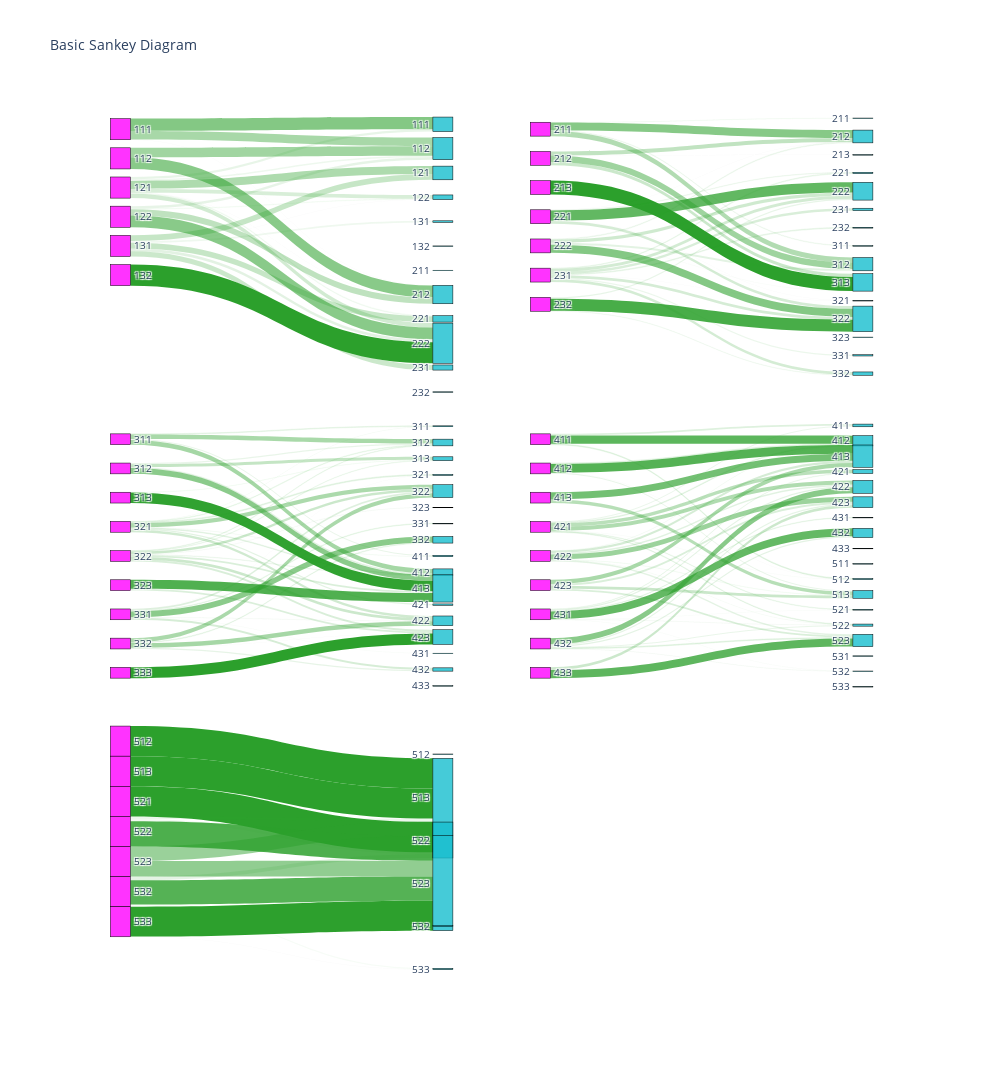

This figure's notebook cell:
### Code cell
import numpy
import pandas
import plotly.graph_objects as go
from plotly.tools import make_subplots
import plotly.graph_objs as go
import plotly.offline as offline
import plotly.tools as tools

offline.init_notebook_mode(connected = True)

#fig = make_subplots(rows=1, cols=2)
#pply(fig)


# read in the data to a dataframe
data_path = 'C:/Costa_Rica/EFT/Landsat7/EFT_2001_2017_correspondence_table_NP_based_national_scale_percentages.xlsx'
df1 = pandas.read_excel(
    data_path,
    sheet_name='EFT_correspondence_table_NP_new',
    index_col=0  # use the first column as the row index
)

df1 = df1.sort_index(axis=1)
for i in range(5):

    #print(i*9)
    #print((i+1)*9)
    df = df1[i*9: (i+1)*9]
    #df = df1
    source_names = list(df.index.values)   # a list of the values in the first column
    print(source_names)
    target_names = list(df.columns.values)  # a list of the values in the first row
    print(target_names)

    # make all the source labels pink, and all the target labels blue
    source_colors = ['rgba(255, 0, 255, 0.8)' for _ in source_names]
    target_colors = ['rgba(23, 190, 207, 0.8)' for _ in target_names]
    label_colors = source_colors + target_colors

    # put all the source names and target names together in a list
    labels = source_names + target_names
    # this is the index where the target names start
    targets_start_index = len(source_names)

    sources = []
    targets = []
    values = []

    # iterate over the rows in the dataframe in order
    for source_index, (source, row) in enumerate(df.iterrows()):
        # source is a string
        # row is a pandas Series that we can iterate over
        for target_index, (target, value) in enumerate(row.iteritems()):
            # target is a string
            # value is the number in the cell or NaN
            if not numpy.isnan(value):  # don't include NaN cells
                # append the index, not the name. e.g. 0 instead of NP_CR_EFT111
                sources.append(source_index)
                targets.append(target_index + targets_start_index)
                values.append(value)

     # you can also do cool things with the colors, as an example:
    # the fourth value of RGBA color is the opacity (0-1)
    # you can use the value (the link width) to scale the opacity
    link_colors = [f'rgba(44, 160, 44, {value})' for value in values]
    link_colors = ['rgba(44, 160, 44, {:.5f})'.format(value) for value in values]

        # print out all orginal labels source, target, value pairs
    for s, t, v in zip(sources, targets, values):
        print(s, t, v)
    #print(len(labels))
    #print(len(sources))



    if i == 0:
         #fig.append_trace(go.Sankey(
        trace1 = go.Sankey(
            node=dict(
                pad=15,
                thickness=20,
                line=dict(color="black", width=0.5),
                label=labels,
                color=label_colors
            ),
            link=dict(
              source=sources,
              target=targets,
              value=values,
              color=link_colors
            ),
            domain={
            'x': [0, 0.48],
            'y': [0.68, 1.0]
            })
        print('i=1')
        print(len(sources))
        trace1.node.x = [0.1] * 6 + [0.9] * 12
        trace1.node.y = [0.1 * j for j in range(1, 7)] + [1/12 * (j + 1) for j in range(12)]

    if i == 1:
        #fig.append_trace(go.Sankey(
        trace2 = go.Sankey(
            node=dict(
                pad=15,
                thickness=20,
                line=dict(color="black", width=0.5),
                label=labels,
                color=label_colors
            ),
            link=dict(
              source=sources,
              target=targets,
              value=values,
              color=link_colors
            ),
             domain={
            'x': [0.5, 0.98],
            #'x': [0, 0.45],
            'y': [0.68, 1.0]
            })
        trace2.node.x = [0.1] * 7 + [0.9] * 16  
        trace2.node.y = [0.1 * j for j in range(1, 8)] + [1/16 * (j + 1) for j in range(16)]
    
    if i == 2:
        #fig.append_trace(go.Sankey(
        trace3 = go.Sankey(
            node=dict(
                pad=15,
                thickness=20,
                line=dict(color="black", width=0.5),
                label=labels,
                color=label_colors
            ),
            link=dict(
              source=sources,
              target=targets,
              value=values,
              color=link_colors
            ),
             domain={
            'x': [0, 0.48],
            'y': [0.34, 0.66]
            })
        print(len(sources))
        trace3.node.x = [0.1] * 9 + [0.9] * 18
        trace3.node.y = [0.1 * j for j in range(1, 10)]+ [1/18 * j for j in range(1, 18)]
    
    if i == 3:
        #fig.append_trace(go.Sankey(
        trace4 = go.Sankey(
            node=dict(
                pad=15,
                thickness=20,
                line=dict(color="black", width=0.5),
                label=labels,
                color=label_colors
            ),
            link=dict(
              source=sources,
              target=targets,
              value=values,
              color=link_colors
            ),
             domain={
            'x': [0.5, 0.98],
            'y': [0.34, 0.66]
            })
        print(len(sources))
        trace4.node.x = [0.1] * 9 + [0.9] * 19
        trace4.node.y = [0.1 * j for j in range(1, 10)]+ [1/19 * j for j in range(1, 19)]
    if i == 4:
       #fig.append_trace(go.Sankey(
        trace5 = go.Sankey(
            node=dict(
                pad=15,
                thickness=20,
                line=dict(color="black", width=0.5),
                label=labels,
                color=label_colors
            ),
            link=dict(
              source=sources,
              target=targets,
              value=values,
              color=link_colors
            ),
             domain={
            'x': [0, 0.48],
            'y': [0, 0.33]
            })
        print(len(sources))
        trace5.node.x = [0.1] * 7 + [0.9] * 7
        trace5.node.y = [0.1 * j for j in range(1, 8)]+ [1/7 * j for j in range(1, 7)]


data = [trace1, trace2, trace3, trace4, trace5]
#data = trace5

layout =  go.Layout(
        title = "Basic Sankey Diagram",
        autosize=False,
        width=1000,
        height=1500,
        font = dict(
          size = 10
    )
)

fig = go.Figure(data=data, layout=layout)
offline.iplot(fig)
fig.write_image("C:/Costa_Rica/EFT/Landsat7/Sankey_Diagram_from_National_Local_PC_1_2_5_new.svg")
fig.write_image("C:/Costa_Rica/EFT/Landsat7/Sankey_Diagram_from_National_Local_2001_2017.jpeg")

### Figure 1 — Plotly figure (JSON) as saved in the notebook; plotly's stock layout.template omitted (floating-point values rounded to 4 significant figures)
{"data": [{"domain": {"x": [0, 0.48], "y": [0.68, 1]}, "link": {"color": ["rgba(44, 160, 44, 0.58152)", "rgba(44, 160, 44, 0.41155)", "rgba(44, 160, 44, 0.00052)", "rgba(44, 160, 44, 0.00642)", "rgba(44, 160, 44, 0.44329)", "rgba(44, 160, 44, 0.55671)", "rgba(44, 160, 44, 0.10550)", "rgba(44, 160, 44, 0.07927)", "rgba(44, 160, 44, 0.37856)", "rgba(44, 160, 44, 0.18254)", "rgba(44, 160, 44, 0.00027)", "rgba(44, 160, 44, 0.00688)", "rgba(44, 160, 44, 0.03705)", "rgba(44, 160, 44, 0.20993)", "rgba(44, 160, 44, 0.11471)", "rgba(44, 160, 44, 0.02622)", "rgba(44, 160, 44, 0.30078)", "rgba(44, 160, 44, 0.55830)", "rgba(44, 160, 44, 0.26843)", "rgba(44, 160, 44, 0.00975)", "rgba(44, 160, 44, 0.07525)", "rgba(44, 160, 44, 0.00002)", "rgba(44, 160, 44, 0.26626)", "rgba(44, 160, 44, 0.13420)", "rgba(44, 160, 44, 0.24241)", "rgba(44, 160, 44, 0.00368)", "rgba(44, 160, 44, 0.00208)", "rgba(44, 160, 44, 0.99792)"], "source": [0, 0, 0, 0, 1, 1, 3, 3, 3, 3, 3, 3, 3, 3, 4, 4, 4, 4, 6, 6, 6, 6, 6, 6, 6, 6, 7, 7], "target": [9, 10, 18, 19, 10, 19, 9, 10, 12, 13, 18, 19, 21, 22, 10, 13, 19, 22, 12, 13, 15, 16, 21, 22, 24, 25, 13, 22], "value": [0.5815, 0.4115, 0.0005171, 0.006417, 0.4433, 0.5567, 0.1055, 0.07927, 0.3786, 0.1825, 0.0002674, 0.006882, 0.03705, 0.2099, 0.1147, 0.02622, 0.3008, 0.5583, 0.2684, 0.009752, 0.07525, 1.868e-05, 0.2663, 0.1342, 0.2424, 0.003678, 0.002081, 0.9979]}, "node": {"color": ["rgba(255, 0, 255, 0.8)", "rgba(255, 0, 255, 0.8)", "rgba(255, 0, 255, 0.8)", "rgba(255, 0, 255, 0.8)", "rgba(255, 0, 255, 0.8)", "rgba(255, 0, 255, 0.8)", "rgba(255, 0, 255, 0.8)", "rgba(255, 0, 255, 0.8)", "rgba(255, 0, 255, 0.8)", "rgba(23, 190, 207, 0.8)", "rgba(23, 190, 207, 0.8)", "rgba(23, 190, 207, 0.8)", "rgba(23, 190, 207, 0.8)", "rgba(23, 190, 207, 0.8)", "rgba(23, 190, 207, 0.8)", "rgba(23, 190, 207, 0.8)", "rgba(23, 190, 207, 0.8)", "rgba(23, 190, 207, 0.8)", "rgba(23, 190, 207, 0.8)", "rgba(23, 190, 207, 0.8)", "rgba(23, 190, 207, 0.8)", "rgba(23, 190, 207, 0.8)", "rgba(23, 190, 207, 0.8)", "rgba(23, 190, 207, 0.8)", "rgba(23, 190, 207, 0.8)", "rgba(23, 190, 207, 0.8)", "rgba(23, 190, 207, 0.8)", "rgba(23, 190, 207, 0.8)", "rgba(23, 190, 207, 0.8)", "rgba(23, 190, 207, 0.8)", "rgba(23, 190, 207, 0.8)", "rgba(23, 190, 207, 0.8)", "rgba(23, 190, 207, 0.8)", "rgba(23, 190, 207, 0.8)", "rgba(23, 190, 207, 0.8)", "rgba(23, 190, 207, 0.8)", "rgba(23, 190, 207, 0.8)", "rgba(23, 190, 207, 0.8)", "rgba(23, 190, 207, 0.8)", "rgba(23, 190, 207, 0.8)", "rgba(23, 190, 207, 0.8)", "rgba(23, 190, 207, 0.8)", "rgba(23, 190, 207, 0.8)", "rgba(23, 190, 207, 0.8)", "rgba(23, 190, 207, 0.8)", "rgba(23, 190, 207, 0.8)", "rgba(23, 190, 207, 0.8)", "rgba(23, 190, 207, 0.8)", "rgba(23, 190, 207, 0.8)", "rgba(23, 190, 207, 0.8)", "rgba(23, 190, 207, 0.8)", "rgba(23, 190, 207, 0.8)", "rgba(23, 190, 207, 0.8)", "rgba(23, 190, 207, 0.8)"], "label": [111, 112, 113, 121, 122, 123, 131, 132, 133, 111, 112, 113, 121, 122, 123, 131, 132, 133, 211, 212, 213, 221, 222, 223, 231, 232, 233, 311, 312, 313, 321, 322, 323, 331, 332, 333, 411, 412, 413, 421, 422, 423, 431, 432, 433, 511, 512, 513, 521, 522, 523, 531, 532, 533], "line": {"color": "black", "width": 0.5}, "pad": 15, "thickness": 20, "x": [0.1, 0.1, 0.1, 0.1, 0.1, 0.1, 0.9, 0.9, 0.9, 0.9, 0.9, 0.9, 0.9, 0.9, 0.9, 0.9, 0.9, 0.9], "y": [0.1, 0.2, 0.3, 0.4, 0.5, 0.6, 0.08333, 0.1667, 0.25, 0.3333, 0.4167, 0.5, 0.5833, 0.6667, 0.75, 0.8333, 0.9167, 1]}, "type": "sankey"}, {"domain": {"x": [0.5, 0.98], "y": [0.68, 1]}, "link": {"color": ["rgba(44, 160, 44, 0.02535)", "rgba(44, 160, 44, 0.56620)", "rgba(44, 160, 44, 0.04225)", "rgba(44, 160, 44, 0.36620)", "rgba(44, 160, 44, 0.29254)", "rgba(44, 160, 44, 0.00754)", "rgba(44, 160, 44, 0.45527)", "rgba(44, 160, 44, 0.24464)", "rgba(44, 160, 44, 1.00000)", "rgba(44, 160, 44, 0.00058)", "rgba(44, 160, 44, 0.00837)", "rgba(44, 160, 44, 0.03814)", "rgba(44, 160, 44, 0.74152)", "rgba(44, 160, 44, 0.00105)", "rgba(44, 160, 44, 0.00500)", "rgba(44, 160, 44, 0.00827)", "rgba(44, 160, 44, 0.19706)", "rgba(44, 160, 44, 0.05215)", "rgba(44, 160, 44, 0.00001)", "rgba(44, 160, 44, 0.22468)", "rgba(44, 160, 44, 0.13129)", "rgba(44, 160, 44, 0.01093)", "rgba(44, 160, 44, 0.57984)", "rgba(44, 160, 44, 0.00109)", "rgba(44, 160, 44, 0.05315)", "rgba(44, 160, 44, 0.20863)", "rgba(44, 160, 44, 0.17517)", "rgba(44, 160, 44, 0.06096)", "rgba(44, 160, 44, 0.00899)", "rgba(44, 160, 44, 0.19707)", "rgba(44, 160, 44, 0.09032)", "rgba(44, 160, 44, 0.20571)", "rgba(44, 160, 44, 0.10486)", "rgba(44, 160, 44, 0.00031)", "rgba(44, 160, 44, 0.86281)", "rgba(44, 160, 44, 0.03201)"], "source": [0, 0, 0, 0, 1, 1, 1, 1, 2, 3, 3, 3, 3, 3, 3, 3, 3, 4, 4, 4, 4, 4, 4, 4, 6, 6, 6, 6, 6, 6, 6, 6, 7, 7, 7, 7], "target": [18, 19, 27, 28, 19, 20, 28, 29, 29, 18, 19, 21, 22, 27, 28, 30, 31, 19, 20, 22, 28, 29, 31, 32, 21, 22, 24, 25, 30, 31, 33, 34, 22, 25, 31, 34], "value": [0.02535, 0.5662, 0.04225, 0.3662, 0.2925, 0.007543, 0.4553, 0.2446, 1, 0.0005834, 0.008371, 0.03814, 0.7415, 0.001052, 0.005003, 0.008265, 0.1971, 0.05215, 7.754e-06, 0.2247, 0.1313, 0.01093, 0.5798, 0.001088, 0.05315, 0.2086, 0.1752, 0.06096, 0.008985, 0.1971, 0.09032, 0.2057, 0.1049, 0.0003147, 0.8628, 0.03201]}, "node": {"color": ["rgba(255, 0, 255, 0.8)", "rgba(255, 0, 255, 0.8)", "rgba(255, 0, 255, 0.8)", "rgba(255, 0, 255, 0.8)", "rgba(255, 0, 255, 0.8)", "rgba(255, 0, 255, 0.8)", "rgba(255, 0, 255, 0.8)", "rgba(255, 0, 255, 0.8)", "rgba(255, 0, 255, 0.8)", "rgba(23, 190, 207, 0.8)", "rgba(23, 190, 207, 0.8)", "rgba(23, 190, 207, 0.8)", "rgba(23, 190, 207, 0.8)", "rgba(23, 190, 207, 0.8)", "rgba(23, 190, 207, 0.8)", "rgba(23, 190, 207, 0.8)", "rgba(23, 190, 207, 0.8)", "rgba(23, 190, 207, 0.8)", "rgba(23, 190, 207, 0.8)", "rgba(23, 190, 207, 0.8)", "rgba(23, 190, 207, 0.8)", "rgba(23, 190, 207, 0.8)", "rgba(23, 190, 207, 0.8)", "rgba(23, 190, 207, 0.8)", "rgba(23, 190, 207, 0.8)", "rgba(23, 190, 207, 0.8)", "rgba(23, 190, 207, 0.8)", "rgba(23, 190, 207, 0.8)", "rgba(23, 190, 207, 0.8)", "rgba(23, 190, 207, 0.8)", "rgba(23, 190, 207, 0.8)", "rgba(23, 190, 207, 0.8)", "rgba(23, 190, 207, 0.8)", "rgba(23, 190, 207, 0.8)", "rgba(23, 190, 207, 0.8)", "rgba(23, 190, 207, 0.8)", "rgba(23, 190, 207, 0.8)", "rgba(23, 190, 207, 0.8)", "rgba(23, 190, 207, 0.8)", "rgba(23, 190, 207, 0.8)", "rgba(23, 190, 207, 0.8)", "rgba(23, 190, 207, 0.8)", "rgba(23, 190, 207, 0.8)", "rgba(23, 190, 207, 0.8)", "rgba(23, 190, 207, 0.8)", "rgba(23, 190, 207, 0.8)", "rgba(23, 190, 207, 0.8)", "rgba(23, 190, 207, 0.8)", "rgba(23, 190, 207, 0.8)", "rgba(23, 190, 207, 0.8)", "rgba(23, 190, 207, 0.8)", "rgba(23, 190, 207, 0.8)", "rgba(23, 190, 207, 0.8)", "rgba(23, 190, 207, 0.8)"], "label": [211, 212, 213, 221, 222, 223, 231, 232, 233, 111, 112, 113, 121, 122, 123, 131, 132, 133, 211, 212, 213, 221, 222, 223, 231, 232, 233, 311, 312, 313, 321, 322, 323, 331, 332, 333, 411, 412, 413, 421, 422, 423, 431, 432, 433, 511, 512, 513, 521, 522, 523, 531, 532, 533], "line": {"color": "black", "width": 0.5}, "pad": 15, "thickness": 20, "x": [0.1, 0.1, 0.1, 0.1, 0.1, 0.1, 0.1, 0.9, 0.9, 0.9, 0.9, 0.9, 0.9, 0.9, 0.9, 0.9, 0.9, 0.9, 0.9, 0.9, 0.9, 0.9, 0.9], "y": [0.1, 0.2, 0.3, 0.4, 0.5, 0.6, 0.7, 0.0625, 0.125, 0.1875, 0.25, 0.3125, 0.375, 0.4375, 0.5, 0.5625, 0.625, 0.6875, 0.75, 0.8125, 0.875, 0.9375, 1]}, "type": "sankey"}, {"domain": {"x": [0, 0.48], "y": [0.34, 0.66]}, "link": {"color": ["rgba(44, 160, 44, 0.06757)", "rgba(44, 160, 44, 0.40541)", "rgba(44, 160, 44, 0.10360)", "rgba(44, 160, 44, 0.42342)", "rgba(44, 160, 44, 0.10038)", "rgba(44, 160, 44, 0.27888)", "rgba(44, 160, 44, 0.07155)", "rgba(44, 160, 44, 0.54920)", "rgba(44, 160, 44, 0.02854)", "rgba(44, 160, 44, 0.97147)", "rgba(44, 160, 44, 0.01651)", "rgba(44, 160, 44, 0.05804)", "rgba(44, 160, 44, 0.08747)", "rgba(44, 160, 44, 0.39356)", "rgba(44, 160, 44, 0.02338)", "rgba(44, 160, 44, 0.07270)", "rgba(44, 160, 44, 0.13003)", "rgba(44, 160, 44, 0.21831)", "rgba(44, 160, 44, 0.05563)", "rgba(44, 160, 44, 0.04571)", "rgba(44, 160, 44, 0.24269)", "rgba(44, 160, 44, 0.01810)", "rgba(44, 160, 44, 0.04404)", "rgba(44, 160, 44, 0.17401)", "rgba(44, 160, 44, 0.24031)", "rgba(44, 160, 44, 0.17952)", "rgba(44, 160, 44, 0.00248)", "rgba(44, 160, 44, 0.00010)", "rgba(44, 160, 44, 0.82827)", "rgba(44, 160, 44, 0.16915)", "rgba(44, 160, 44, 0.00597)", "rgba(44, 160, 44, 0.15774)", "rgba(44, 160, 44, 0.05989)", "rgba(44, 160, 44, 0.54786)", "rgba(44, 160, 44, 0.00178)", "rgba(44, 160, 44, 0.02113)", "rgba(44, 160, 44, 0.01276)", "rgba(44, 160, 44, 0.19287)", "rgba(44, 160, 44, 0.39686)", "rgba(44, 160, 44, 0.00009)", "rgba(44, 160, 44, 0.06187)", "rgba(44, 160, 44, 0.41983)", "rgba(44, 160, 44, 0.00863)", "rgba(44, 160, 44, 0.11271)", "rgba(44, 160, 44, 0.00001)", "rgba(44, 160, 44, 1.00000)"], "source": [0, 0, 0, 0, 1, 1, 1, 1, 2, 2, 3, 3, 3, 3, 3, 3, 3, 3, 4, 4, 4, 4, 4, 4, 4, 4, 5, 5, 5, 5, 6, 6, 6, 6, 6, 6, 6, 6, 7, 7, 7, 7, 7, 7, 7, 8], "target": [27, 28, 36, 37, 28, 29, 37, 38, 29, 38, 27, 28, 30, 31, 36, 37, 39, 40, 28, 29, 31, 32, 37, 38, 40, 41, 29, 32, 38, 41, 30, 31, 33, 34, 39, 40, 42, 43, 31, 32, 34, 40, 41, 43, 44, 41], "value": [0.06757, 0.4054, 0.1036, 0.4234, 0.1004, 0.2789, 0.07155, 0.5492, 0.02854, 0.9715, 0.01651, 0.05804, 0.08747, 0.3936, 0.02338, 0.0727, 0.13, 0.2183, 0.05563, 0.04571, 0.2427, 0.0181, 0.04404, 0.174, 0.2403, 0.1795, 0.002484, 9.695e-05, 0.8283, 0.1691, 0.005972, 0.1577, 0.05989, 0.5479, 0.001784, 0.02113, 0.01276, 0.1929, 0.3969, 8.594e-05, 0.06187, 0.4198, 0.008634, 0.1127, 7.583e-06, 1]}, "node": {"color": ["rgba(255, 0, 255, 0.8)", "rgba(255, 0, 255, 0.8)", "rgba(255, 0, 255, 0.8)", "rgba(255, 0, 255, 0.8)", "rgba(255, 0, 255, 0.8)", "rgba(255, 0, 255, 0.8)", "rgba(255, 0, 255, 0.8)", "rgba(255, 0, 255, 0.8)", "rgba(255, 0, 255, 0.8)", "rgba(23, 190, 207, 0.8)", "rgba(23, 190, 207, 0.8)", "rgba(23, 190, 207, 0.8)", "rgba(23, 190, 207, 0.8)", "rgba(23, 190, 207, 0.8)", "rgba(23, 190, 207, 0.8)", "rgba(23, 190, 207, 0.8)", "rgba(23, 190, 207, 0.8)", "rgba(23, 190, 207, 0.8)", "rgba(23, 190, 207, 0.8)", "rgba(23, 190, 207, 0.8)", "rgba(23, 190, 207, 0.8)", "rgba(23, 190, 207, 0.8)", "rgba(23, 190, 207, 0.8)", "rgba(23, 190, 207, 0.8)", "rgba(23, 190, 207, 0.8)", "rgba(23, 190, 207, 0.8)", "rgba(23, 190, 207, 0.8)", "rgba(23, 190, 207, 0.8)", "rgba(23, 190, 207, 0.8)", "rgba(23, 190, 207, 0.8)", "rgba(23, 190, 207, 0.8)", "rgba(23, 190, 207, 0.8)", "rgba(23, 190, 207, 0.8)", "rgba(23, 190, 207, 0.8)", "rgba(23, 190, 207, 0.8)", "rgba(23, 190, 207, 0.8)", "rgba(23, 190, 207, 0.8)", "rgba(23, 190, 207, 0.8)", "rgba(23, 190, 207, 0.8)", "rgba(23, 190, 207, 0.8)", "rgba(23, 190, 207, 0.8)", "rgba(23, 190, 207, 0.8)", "rgba(23, 190, 207, 0.8)", "rgba(23, 190, 207, 0.8)", "rgba(23, 190, 207, 0.8)", "rgba(23, 190, 207, 0.8)", "rgba(23, 190, 207, 0.8)", "rgba(23, 190, 207, 0.8)", "rgba(23, 190, 207, 0.8)", "rgba(23, 190, 207, 0.8)", "rgba(23, 190, 207, 0.8)", "rgba(23, 190, 207, 0.8)", "rgba(23, 190, 207, 0.8)", "rgba(23, 190, 207, 0.8)"], "label": [311, 312, 313, 321, 322, 323, 331, 332, 333, 111, 112, 113, 121, 122, 123, 131, 132, 133, 211, 212, 213, 221, 222, 223, 231, 232, 233, 311, 312, 313, 321, 322, 323, 331, 332, 333, 411, 412, 413, 421, 422, 423, 431, 432, 433, 511, 512, 513, 521, 522, 523, 531, 532, 533], "line": {"color": "black", "width": 0.5}, "pad": 15, "thickness": 20, "x": [0.1, 0.1, 0.1, 0.1, 0.1, 0.1, 0.1, 0.1, 0.1, 0.9, 0.9, 0.9, 0.9, 0.9, 0.9, 0.9, 0.9, 0.9, 0.9, 0.9, 0.9, 0.9, 0.9, 0.9, 0.9, 0.9, 0.9], "y": [0.1, 0.2, 0.3, 0.4, 0.5, 0.6, 0.7, 0.8, 0.9, 0.05556, 0.1111, 0.1667, 0.2222, 0.2778, 0.3333, 0.3889, 0.4444, 0.5, 0.5556, 0.6111, 0.6667, 0.7222, 0.7778, 0.8333, 0.8889, 0.9444]}, "type": "sankey"}, {"domain": {"x": [0.5, 0.98], "y": [0.34, 0.66]}, "link": {"color": ["rgba(44, 160, 44, 0.15385)", "rgba(44, 160, 44, 0.76923)", "rgba(44, 160, 44, 0.07692)", "rgba(44, 160, 44, 0.08470)", "rgba(44, 160, 44, 0.80523)", "rgba(44, 160, 44, 0.00873)", "rgba(44, 160, 44, 0.10134)", "rgba(44, 160, 44, 0.66301)", "rgba(44, 160, 44, 0.33699)", "rgba(44, 160, 44, 0.09487)", "rgba(44, 160, 44, 0.07692)", "rgba(44, 160, 44, 0.32436)", "rgba(44, 160, 44, 0.37179)", "rgba(44, 160, 44, 0.00513)", "rgba(44, 160, 44, 0.01026)", "rgba(44, 160, 44, 0.05513)", "rgba(44, 160, 44, 0.06154)", "rgba(44, 160, 44, 0.02249)", "rgba(44, 160, 44, 0.19685)", "rgba(44, 160, 44, 0.14227)", "rgba(44, 160, 44, 0.46708)", "rgba(44, 160, 44, 0.00294)", "rgba(44, 160, 44, 0.02674)", "rgba(44, 160, 44, 0.01655)", "rgba(44, 160, 44, 0.12508)", "rgba(44, 160, 44, 0.40000)", "rgba(44, 160, 44, 0.17392)", "rgba(44, 160, 44, 0.25176)", "rgba(44, 160, 44, 0.17431)", "rgba(44, 160, 44, 0.04563)", "rgba(44, 160, 44, 0.12450)", "rgba(44, 160, 44, 0.05357)", "rgba(44, 160, 44, 0.73363)", "rgba(44, 160, 44, 0.01042)", "rgba(44, 160, 44, 0.02034)", "rgba(44, 160, 44, 0.00099)", "rgba(44, 160, 44, 0.01091)", "rgba(44, 160, 44, 0.55803)", "rgba(44, 160, 44, 0.12077)", "rgba(44, 160, 44, 0.12481)", "rgba(44, 160, 44, 0.00049)", "rgba(44, 160, 44, 0.09677)", "rgba(44, 160, 44, 0.07757)", "rgba(44, 160, 44, 0.02086)", "rgba(44, 160, 44, 0.00071)", "rgba(44, 160, 44, 0.23996)", "rgba(44, 160, 44, 0.75937)", "rgba(44, 160, 44, 0.00067)"], "source": [0, 0, 0, 1, 1, 1, 1, 2, 2, 3, 3, 3, 3, 3, 3, 3, 3, 4, 4, 4, 4, 4, 4, 4, 4, 5, 5, 5, 5, 6, 6, 6, 6, 6, 6, 6, 6, 7, 7, 7, 7, 7, 7, 7, 7, 8, 8, 8], "target": [36, 37, 46, 37, 38, 46, 47, 38, 47, 36, 37, 39, 40, 45, 46, 48, 49, 37, 38, 40, 41, 46, 47, 49, 50, 38, 41, 47, 50, 39, 40, 42, 43, 48, 49, 51, 52, 40, 41, 43, 44, 49, 50, 52, 53, 41, 50, 53], "value": [0.1538, 0.7692, 0.07692, 0.0847, 0.8052, 0.00873, 0.1013, 0.663, 0.337, 0.09487, 0.07692, 0.3244, 0.3718, 0.005128, 0.01026, 0.05513, 0.06154, 0.02249, 0.1969, 0.1423, 0.4671, 0.002939, 0.02674, 0.01655, 0.1251, 0.4, 0.1739, 0.2518, 0.1743, 0.04563, 0.1245, 0.05357, 0.7336, 0.01042, 0.02034, 0.0009921, 0.01091, 0.558, 0.1208, 0.1248, 0.0004852, 0.09677, 0.07757, 0.02086, 0.0007068, 0.24, 0.7594, 0.0006693]}, "node": {"color": ["rgba(255, 0, 255, 0.8)", "rgba(255, 0, 255, 0.8)", "rgba(255, 0, 255, 0.8)", "rgba(255, 0, 255, 0.8)", "rgba(255, 0, 255, 0.8)", "rgba(255, 0, 255, 0.8)", "rgba(255, 0, 255, 0.8)", "rgba(255, 0, 255, 0.8)", "rgba(255, 0, 255, 0.8)", "rgba(23, 190, 207, 0.8)", "rgba(23, 190, 207, 0.8)", "rgba(23, 190, 207, 0.8)", "rgba(23, 190, 207, 0.8)", "rgba(23, 190, 207, 0.8)", "rgba(23, 190, 207, 0.8)", "rgba(23, 190, 207, 0.8)", "rgba(23, 190, 207, 0.8)", "rgba(23, 190, 207, 0.8)", "rgba(23, 190, 207, 0.8)", "rgba(23, 190, 207, 0.8)", "rgba(23, 190, 207, 0.8)", "rgba(23, 190, 207, 0.8)", "rgba(23, 190, 207, 0.8)", "rgba(23, 190, 207, 0.8)", "rgba(23, 190, 207, 0.8)", "rgba(23, 190, 207, 0.8)", "rgba(23, 190, 207, 0.8)", "rgba(23, 190, 207, 0.8)", "rgba(23, 190, 207, 0.8)", "rgba(23, 190, 207, 0.8)", "rgba(23, 190, 207, 0.8)", "rgba(23, 190, 207, 0.8)", "rgba(23, 190, 207, 0.8)", "rgba(23, 190, 207, 0.8)", "rgba(23, 190, 207, 0.8)", "rgba(23, 190, 207, 0.8)", "rgba(23, 190, 207, 0.8)", "rgba(23, 190, 207, 0.8)", "rgba(23, 190, 207, 0.8)", "rgba(23, 190, 207, 0.8)", "rgba(23, 190, 207, 0.8)", "rgba(23, 190, 207, 0.8)", "rgba(23, 190, 207, 0.8)", "rgba(23, 190, 207, 0.8)", "rgba(23, 190, 207, 0.8)", "rgba(23, 190, 207, 0.8)", "rgba(23, 190, 207, 0.8)", "rgba(23, 190, 207, 0.8)", "rgba(23, 190, 207, 0.8)", "rgba(23, 190, 207, 0.8)", "rgba(23, 190, 207, 0.8)", "rgba(23, 190, 207, 0.8)", "rgba(23, 190, 207, 0.8)", "rgba(23, 190, 207, 0.8)"], "label": [411, 412, 413, 421, 422, 423, 431, 432, 433, 111, 112, 113, 121, 122, 123, 131, 132, 133, 211, 212, 213, 221, 222, 223, 231, 232, 233, 311, 312, 313, 321, 322, 323, 331, 332, 333, 411, 412, 413, 421, 422, 423, 431, 432, 433, 511, 512, 513, 521, 522, 523, 531, 532, 533], "line": {"color": "black", "width": 0.5}, "pad": 15, "thickness": 20, "x": [0.1, 0.1, 0.1, 0.1, 0.1, 0.1, 0.1, 0.1, 0.1, 0.9, 0.9, 0.9, 0.9, 0.9, 0.9, 0.9, 0.9, 0.9, 0.9, 0.9, 0.9, 0.9, 0.9, 0.9, 0.9, 0.9, 0.9, 0.9], "y": [0.1, 0.2, 0.3, 0.4, 0.5, 0.6, 0.7, 0.8, 0.9, 0.05263, 0.1053, 0.1579, 0.2105, 0.2632, 0.3158, 0.3684, 0.4211, 0.4737, 0.5263, 0.5789, 0.6316, 0.6842, 0.7368, 0.7895, 0.8421, 0.8947, 0.9474]}, "type": "sankey"}, {"domain": {"x": [0, 0.48], "y": [0, 0.33]}, "link": {"color": ["rgba(44, 160, 44, 1.00000)", "rgba(44, 160, 44, 1.00000)", "rgba(44, 160, 44, 1.00000)", "rgba(44, 160, 44, 0.00201)", "rgba(44, 160, 44, 0.08853)", "rgba(44, 160, 44, 0.06841)", "rgba(44, 160, 44, 0.84105)", "rgba(44, 160, 44, 0.47973)", "rgba(44, 160, 44, 0.52028)", "rgba(44, 160, 44, 0.12357)", "rgba(44, 160, 44, 0.80549)", "rgba(44, 160, 44, 0.03432)", "rgba(44, 160, 44, 0.03661)", "rgba(44, 160, 44, 0.99315)", "rgba(44, 160, 44, 0.00685)"], "source": [1, 2, 3, 4, 4, 4, 4, 5, 5, 7, 7, 7, 7, 8, 8], "target": [47, 47, 49, 46, 47, 49, 50, 47, 50, 49, 50, 52, 53, 50, 53], "value": [1, 1, 1, 0.002012, 0.08853, 0.06841, 0.841, 0.4797, 0.5203, 0.1236, 0.8055, 0.03432, 0.03661, 0.9932, 0.006849]}, "node": {"color": ["rgba(255, 0, 255, 0.8)", "rgba(255, 0, 255, 0.8)", "rgba(255, 0, 255, 0.8)", "rgba(255, 0, 255, 0.8)", "rgba(255, 0, 255, 0.8)", "rgba(255, 0, 255, 0.8)", "rgba(255, 0, 255, 0.8)", "rgba(255, 0, 255, 0.8)", "rgba(255, 0, 255, 0.8)", "rgba(23, 190, 207, 0.8)", "rgba(23, 190, 207, 0.8)", "rgba(23, 190, 207, 0.8)", "rgba(23, 190, 207, 0.8)", "rgba(23, 190, 207, 0.8)", "rgba(23, 190, 207, 0.8)", "rgba(23, 190, 207, 0.8)", "rgba(23, 190, 207, 0.8)", "rgba(23, 190, 207, 0.8)", "rgba(23, 190, 207, 0.8)", "rgba(23, 190, 207, 0.8)", "rgba(23, 190, 207, 0.8)", "rgba(23, 190, 207, 0.8)", "rgba(23, 190, 207, 0.8)", "rgba(23, 190, 207, 0.8)", "rgba(23, 190, 207, 0.8)", "rgba(23, 190, 207, 0.8)", "rgba(23, 190, 207, 0.8)", "rgba(23, 190, 207, 0.8)", "rgba(23, 190, 207, 0.8)", "rgba(23, 190, 207, 0.8)", "rgba(23, 190, 207, 0.8)", "rgba(23, 190, 207, 0.8)", "rgba(23, 190, 207, 0.8)", "rgba(23, 190, 207, 0.8)", "rgba(23, 190, 207, 0.8)", "rgba(23, 190, 207, 0.8)", "rgba(23, 190, 207, 0.8)", "rgba(23, 190, 207, 0.8)", "rgba(23, 190, 207, 0.8)", "rgba(23, 190, 207, 0.8)", "rgba(23, 190, 207, 0.8)", "rgba(23, 190, 207, 0.8)", "rgba(23, 190, 207, 0.8)", "rgba(23, 190, 207, 0.8)", "rgba(23, 190, 207, 0.8)", "rgba(23, 190, 207, 0.8)", "rgba(23, 190, 207, 0.8)", "rgba(23, 190, 207, 0.8)", "rgba(23, 190, 207, 0.8)", "rgba(23, 190, 207, 0.8)", "rgba(23, 190, 207, 0.8)", "rgba(23, 190, 207, 0.8)", "rgba(23, 190, 207, 0.8)", "rgba(23, 190, 207, 0.8)"], "label": [511, 512, 513, 521, 522, 523, 531, 532, 533, 111, 112, 113, 121, 122, 123, 131, 132, 133, 211, 212, 213, 221, 222, 223, 231, 232, 233, 311, 312, 313, 321, 322, 323, 331, 332, 333, 411, 412, 413, 421, 422, 423, 431, 432, 433, 511, 512, 513, 521, 522, 523, 531, 532, 533], "line": {"color": "black", "width": 0.5}, "pad": 15, "thickness": 20, "x": [0.1, 0.1, 0.1, 0.1, 0.1, 0.1, 0.1, 0.9, 0.9, 0.9, 0.9, 0.9, 0.9, 0.9], "y": [0.1, 0.2, 0.3, 0.4, 0.5, 0.6, 0.7, 0.1429, 0.2857, 0.4286, 0.5714, 0.7143, 0.8571]}, "type": "sankey"}], "layout": {"autosize": false, "font": {"size": 10}, "height": 1500, "title": {"text": "Basic Sankey Diagram"}, "width": 1000}}
